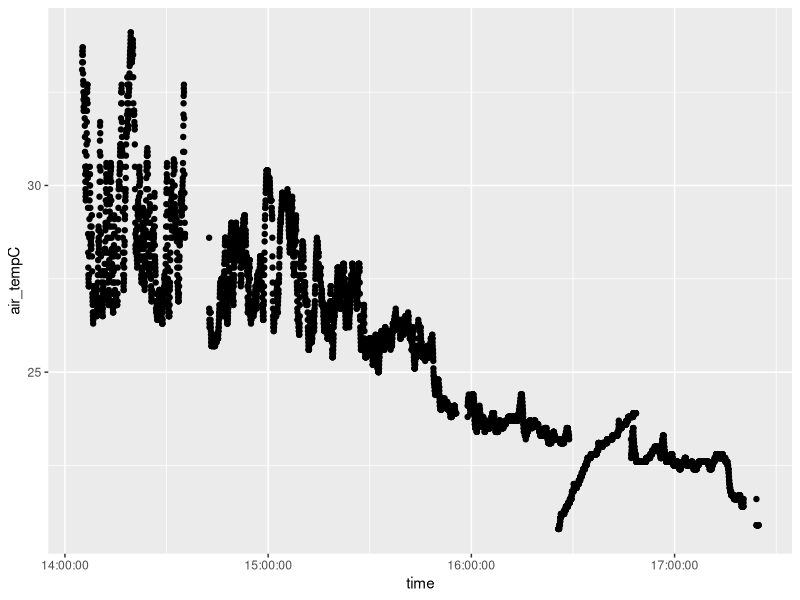

Reproduce this figure in R. (Note: this script raises an error after producing the figure.)
# Weather Data from Experimental Fires

library(readr)
library(plyr)
library(dplyr)
library(ggplot2)

column_names <- c("date_time","air_tempC","wet_bulb_tempC","rel_humidity","barometer_mb","altitude_m","station_pressure_mb","wind_speed_ms","heat_index_C","dew_point_C","dens_altitude_m","crosswind_ms","headwind_ms","magnetic_direction_deg","true_direction_deg","wind_chill_C","ignition_probability")
# piled vs. standing ####

# December 1st weather
wx_dec1 <- read_csv("data/experimental-fire-weather-20171201.csv", skip = 2,
                    col_names = column_names)

wx_dec1$date_time <- wx_dec1$date_time-3600 #correct for time change

wx_dec1 <- select(wx_dec1, -dens_altitude_m, -altitude_m)

wx_dec1$time <- hms::as.hms(sapply(strsplit(as.character(wx_dec1$date_time), " "), "[", 2))

wx_dec1$date <- as.Date(wx_dec1$date_time)

ggplot(wx_dec1, aes(time, air_tempC)) +
      geom_point()

wx_dec1 <- select(wx_dec1, date, time, air_tempC, rel_humidity, wind_speed_ms)

wx_fire43 <- wx_dec1 %>%
      filter(between(time, 51850, 52300)) %>%
      mutate(fire_id = 43)
wx_fire45 <- wx_dec1 %>%
      filter(between(time, 53700, 54200)) %>%
      mutate(fire_id = 45)
wx_fire47 <- wx_dec1 %>%
      filter(between(time, 60500, 61000)) %>%
      mutate(fire_id = 47)
wx_fire49 <- wx_dec1 %>%
      filter(between(time, 61700, 62560)) %>%
      mutate(fire_id = 49)
wx_fire50 <- wx_dec1 %>%
      filter(between(time, 60900, 61250)) %>%
      mutate(fire_id = 50)
wx_fire48 <- wx_dec1 %>%
      filter(between(time, 56030, 56400)) %>%
      mutate(fire_id = 48)
wx_fire46 <- wx_dec1 %>%
      filter(between(time, 53630, 54030)) %>%
      mutate(fire_id = 46)
wx_fire44 <- wx_dec1 %>%
      filter(between(time, 51750, 52100)) %>%
      mutate(fire_id = 44)

# December 4th weather
wx_dec4 <- read_csv("data/experimental-fire-weather-20171204.csv", skip = 11,
         col_names = column_names)

wx_dec4$date_time <- wx_dec4$date_time-3600 #correct for time change

wx_dec4 <- select(wx_dec4, -dens_altitude_m, -altitude_m)

wx_dec4$time <- hms::as.hms(sapply(strsplit(as.character(wx_dec4$date_time), " "), "[", 2))

wx_dec4$date <- as.Date(wx_dec4$date_time)

wx_dec4 <- select(wx_dec4, date, time, air_tempC, rel_humidity, wind_speed_ms)

wx_fire62 <- wx_dec4 %>%
      filter(between(time, 59150, 59450)) %>%
      mutate(fire_id = 62)
wx_fire60 <- wx_dec4 %>%
      filter(between(time, 55750, 56030)) %>%
      mutate(fire_id = 60)
wx_fire58 <- wx_dec4 %>%
      filter(between(time, 53570, 53900)) %>%
      mutate(fire_id = 58)
wx_fire56 <- wx_dec4 %>%
      filter(between(time, 49400, 49700)) %>%
      mutate(fire_id = 56) # 0 observations, could assign fire ID 55 values
wx_fire54 <- wx_dec4 %>%
      filter(between(time, 47780, 48000)) %>%
      mutate(fire_id = 54) # 0 observations, could assign fire ID 53 values
wx_fire52 <- wx_dec4 %>%
      filter(between(time, 45850, 46100)) %>%
      mutate(fire_id = 52)
wx_fire61 <- wx_dec4 %>%
      filter(between(time, 58600, 60100)) %>%
      mutate(fire_id = 61)
wx_fire59 <- wx_dec4 %>%
      filter(between(time, 55500, 56700)) %>%
      mutate(fire_id = 59)
wx_fire57 <- wx_dec4 %>%
      filter(between(time, 53350, 54600)) %>%
      mutate(fire_id = 57)
wx_fire55 <- wx_dec4 %>%
      filter(between(time, 49500, 50300)) %>%
      mutate(fire_id = 55)
wx_fire53 <- wx_dec4 %>%
      filter(between(time, 47350, 47850)) %>%
      mutate(fire_id = 53)
wx_fire51 <- wx_dec4 %>%
      filter(between(time, 45500, 46830)) %>%
      mutate(fire_id = 51)


# December 5th weather
wx_dec5 <- read_csv("data/experimental-fire-weather-20171205.csv", skip = 11,
                    col_names = column_names)

wx_dec5$date_time <- wx_dec5$date_time-3600 #correct for time change

wx_dec5 <- select(wx_dec5, -dens_altitude_m, -altitude_m)

wx_dec5$time <- hms::as.hms(sapply(strsplit(as.character(wx_dec5$date_time), " "), "[", 2))
wx_dec5$date <- as.Date(wx_dec5$date_time)

wx_dec5 <- select(wx_dec5, date, time, air_tempC, rel_humidity, wind_speed_ms)

wx_fire73 <- wx_dec5 %>%
      filter(between(time, 53930, 55060)) %>%
      mutate(fire_id = 73)
wx_fire71 <- wx_dec5 %>%
      filter(between(time, 51000, 52500)) %>%
      mutate(fire_id = 71)
wx_fire69 <- wx_dec5 %>%
      filter(between(time, 48800, 49600)) %>%
      mutate(fire_id = 69)
wx_fire67 <- wx_dec5 %>%
      filter(between(time, 46920, 47520)) %>%
      mutate(fire_id = 67)
wx_fire65 <- wx_dec5 %>%
      filter(between(time, 45400, 45850)) %>%
      mutate(fire_id = 65)
wx_fire63 <- wx_dec5 %>%
      filter(between(time, 43750, 44200)) %>%
      mutate(fire_id = 63)
wx_fire74 <- wx_dec5 %>%
      filter(between(time, 54220, 54430)) %>%
      mutate(fire_id = 74) # 0 observations, could assign fire ID 73 values
wx_fire72 <- wx_dec5 %>%
      filter(between(time, 51650, 52000)) %>%
      mutate(fire_id = 72)
wx_fire70 <- wx_dec5 %>%
      filter(between(time, 49200, 49400)) %>%
      mutate(fire_id = 70) # 0 observations, could assign fire ID 69 values
wx_fire68 <- wx_dec5 %>%
      filter(between(time, 47200, 47420)) %>%
      mutate(fire_id = 68)
wx_fire66 <- wx_dec5 %>%
      filter(between(time, 45600, 45830)) %>%
      mutate(fire_id = 66)
wx_fire64 <- wx_dec5 %>%
      filter(between(time, 44000, 44160)) %>%
      mutate(fire_id = 64)


fire_weather <- rbind(
      wx_fire43, wx_fire44, wx_fire45, wx_fire46, wx_fire47, wx_fire48, wx_fire49, wx_fire50, wx_fire51, wx_fire52, wx_fire53, wx_fire54, wx_fire55, wx_fire56, wx_fire57, wx_fire58, wx_fire59, wx_fire60, wx_fire61, wx_fire62, wx_fire63, wx_fire64, wx_fire65, wx_fire66, wx_fire67, wx_fire68, wx_fire69, wx_fire70, wx_fire71, wx_fire72, wx_fire73, wx_fire74
)

# fire_weather[is.na(fire_weather),]

fire_weather_summary <- fire_weather %>%
      group_by(date, fire_id) %>%
      summarise(n_obs = length(air_tempC),
                avg_air_temp = mean(air_tempC),
                se_air_temp = sd(air_tempC)/sqrt(n_obs),
                avg_rh = mean(rel_humidity),
                se_rh = sd(rel_humidity)/sqrt(n_obs),
                avg_wind_speed = mean(wind_speed_ms),
                se_wind_speed = sd(air_tempC)/sqrt(n_obs))

fire_weather_summary <- rbind(
      fire_weather_summary %>% filter(fire_id==53) %>% mutate(fire_id = 54),
      fire_weather_summary %>% filter(fire_id==55) %>% mutate(fire_id = 56),
      fire_weather_summary %>% filter(fire_id==73) %>% mutate(fire_id = 74),
      fire_weather_summary %>% filter(fire_id==69) %>% mutate(fire_id = 70),
      fire_weather_summary
)
write_csv(fire_weather_summary, "data/piled-vs-standing-fire-wx-summary.csv")

knitr::kable(fire_weather_summary %>% select(-n_obs) %>% arrange(fire_id))

# tail(add_row(ungroup(fire_weather_summary), ))

fw_summ2 <- fire_weather %>%
      group_by(date) %>%
      summarise(n_obs = length(air_tempC),
                avg_temp = mean(air_tempC),
                se_avg_temp = sd(air_tempC)/sqrt(n_obs),
                avg_rh = mean(rel_humidity),
                se_rh = sd(air_tempC)/sqrt(n_obs),
                avg_wind_speed = mean(wind_speed_ms),
                se_wind_speed = sd(air_tempC)/sqrt(n_obs))


ggplot(fire_weather, aes(date, rel_humidity, color = fire_id)) +
      geom_point(position = "jitter") +
      geom_point(data=fw_summ2, aes(date, avg_rh), color = "orange") +
      theme_bw()
